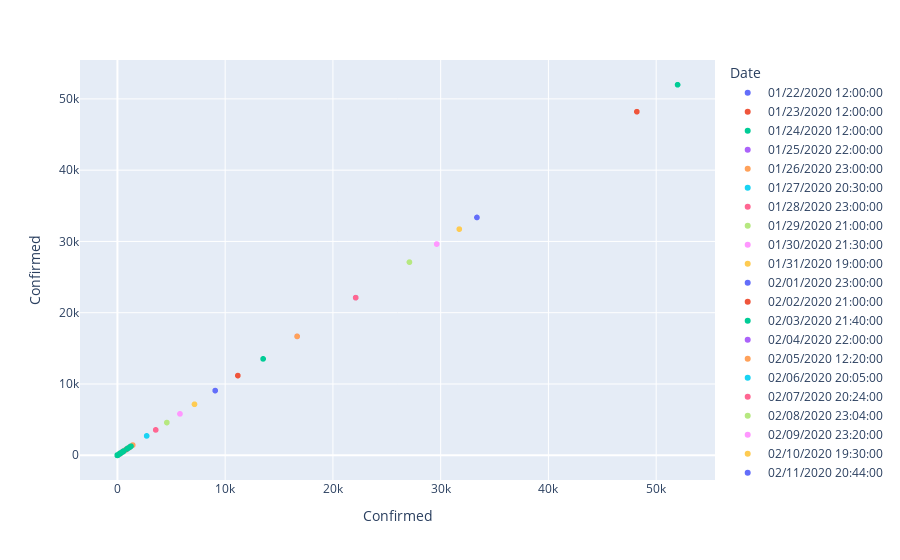

Notebook cell for this chart:
### Code cell
fig = px.scatter_matrix(coronaVirus_df, dimensions=["Confirmed"], color="Date")
fig.show()

### Figure 1 — Plotly figure (JSON) as saved in the notebook; plotly's stock layout.template omitted (floating-point values rounded to 4 significant figures)
{"data": [{"dimensions": [{"axis": {"matches": true}, "label": "Confirmed", "values": [1, 14, 6, 1, 0, 26, 2, 1, 4, 1, 0, 5, 0, 444, 4, 0, 1, 2, 0, 2, 1, 1, 0, 0, 2, 9, 1, 5, 1, 4, 0, 1, 0, 1, 10, 2, 2, 1]}], "hoverlabel": {"namelength": 0}, "hovertemplate": "Date=01/22/2020 12:00:00<br>%{xaxis.title.text}=%{x}<br>%{yaxis.title.text}=%{y}", "legendgroup": "01/22/2020 12:00:00", "marker": {"color": "#636efa", "symbol": "circle"}, "name": "01/22/2020 12:00:00", "showlegend": true, "type": "splom"}, {"dimensions": [{"axis": {"matches": true}, "label": "Confirmed", "values": [9, 22, 9, 5, 2, 32, 5, 3, 5, 1, 2, 5, 2, 444, 9, 0, 5, 7, 1, 3, 2, 1, 0, 3, 6, 16, 1, 8, 1, 4, 0, 1, 2, 2, 27, 1, 3, 1, 1, 0, 0, 2, 0, 0, 0]}], "hoverlabel": {"namelength": 0}, "hovertemplate": "Date=01/23/2020 12:00:00<br>%{xaxis.title.text}=%{x}<br>%{yaxis.title.text}=%{y}", "legendgroup": "01/23/2020 12:00:00", "marker": {"color": "#EF553B", "symbol": "circle"}, "name": "01/23/2020 12:00:00", "showlegend": true, "type": "splom"}, {"dimensions": [{"axis": {"matches": true}, "label": "Confirmed", "values": [549, 53, 43, 36, 27, 24, 23, 20, 18, 15, 15, 15, 10, 9, 9, 8, 8, 5, 5, 4, 4, 3, 3, 3, 2, 2, 2, 2, 2, 2, 1, 1, 0, 1, 1, 2, 5, 2, 3, 2, 2]}], "hoverlabel": {"namelength": 0}, "hovertemplate": "Date=01/24/2020 12:00:00<br>%{xaxis.title.text}=%{x}<br>%{yaxis.title.text}=%{y}", "legendgroup": "01/24/2020 12:00:00", "marker": {"color": "#00cc96", "symbol": "circle"}, "name": "01/24/2020 12:00:00", "showlegend": true, "type": "splom"}, {"dimensions": [{"axis": {"matches": true}, "label": "Confirmed", "values": [1052, 104, 98, 83, 75, 69, 60, 51, 44, 40, 39, 36, 33, 31, 19, 19, 18, 15, 15, 13, 13, 11, 9, 7, 7, 5, 5, 4, 4, 4, 3, 2, 1, 1, 1, 2, 7, 3, 3, 2, 3, 4, 1, 3]}], "hoverlabel": {"namelength": 0}, "hovertemplate": "Date=01/25/2020 22:00:00<br>%{xaxis.title.text}=%{x}<br>%{yaxis.title.text}=%{y}", "legendgroup": "01/25/2020 22:00:00", "marker": {"color": "#ab63fa", "symbol": "circle"}, "name": "01/25/2020 22:00:00", "showlegend": true, "type": "splom"}, {"dimensions": [{"axis": {"matches": true}, "label": "Confirmed", "values": [1423, 146, 128, 128, 110, 100, 70, 69, 68, 63, 53, 48, 47, 46, 35, 23, 22, 22, 21, 19, 18, 14, 14, 13, 11, 8, 7, 6, 6, 5, 4, 4, 4, 1, 1, 2, 1, 4, 8, 3, 4, 2, 3, 4, 1, 4, 1]}], "hoverlabel": {"namelength": 0}, "hovertemplate": "Date=01/26/2020 23:00:00<br>%{xaxis.title.text}=%{x}<br>%{yaxis.title.text}=%{y}", "legendgroup": "01/26/2020 23:00:00", "marker": {"color": "#FFA15A", "symbol": "circle"}, "name": "01/26/2020 23:00:00", "showlegend": true, "type": "splom"}, {"dimensions": [{"axis": {"matches": true}, "label": "Confirmed", "values": [2714, 173, 168, 151, 132, 106, 100, 90, 87, 80, 72, 70, 66, 59, 51, 35, 33, 33, 30, 27, 26, 23, 20, 19, 11, 9, 8, 7, 6, 6, 6, 5, 5, 1, 1, 2, 1, 4, 8, 4, 5, 2, 3, 1, 4, 1, 1, 1, 0, 4, 1, 1]}], "hoverlabel": {"namelength": 0}, "hovertemplate": "Date=01/27/2020 20:30:00<br>%{xaxis.title.text}=%{x}<br>%{yaxis.title.text}=%{y}", "legendgroup": "01/27/2020 20:30:00", "marker": {"color": "#19d3f3", "symbol": "circle"}, "name": "01/27/2020 20:30:00", "showlegend": true, "type": "splom"}, {"dimensions": [{"axis": {"matches": true}, "label": "Confirmed", "values": [3554, 296, 241, 221, 206, 152, 147, 121, 109, 108, 99, 91, 82, 80, 58, 56, 48, 44, 43, 37, 36, 27, 25, 24, 16, 13, 12, 9, 9, 8, 8, 7, 6, 1, 1, 2, 1, 7, 14, 4, 7, 2, 4, 1, 7, 1, 1, 1, 1, 4, 1, 4]}], "hoverlabel": {"namelength": 0}, "hovertemplate": "Date=01/28/2020 23:00:00<br>%{xaxis.title.text}=%{x}<br>%{yaxis.title.text}=%{y}", "legendgroup": "01/28/2020 23:00:00", "marker": {"color": "#FF6692", "symbol": "circle"}, "name": "01/28/2020 23:00:00", "showlegend": true, "type": "splom"}, {"dimensions": [{"axis": {"matches": true}, "label": "Confirmed", "values": [4586, 428, 311, 278, 277, 200, 165, 162, 145, 142, 129, 111, 101, 101, 78, 65, 56, 55, 43, 43, 39, 35, 27, 26, 16, 14, 14, 12, 12, 10, 8, 7, 6, 1, 1, 1, 2, 1, 11, 14, 4, 10, 2, 5, 1, 7, 2, 1, 1, 1, 4, 2, 1, 4, 1, 4]}], "hoverlabel": {"namelength": 0}, "hovertemplate": "Date=01/29/2020 21:00:00<br>%{xaxis.title.text}=%{x}<br>%{yaxis.title.text}=%{y}", "legendgroup": "01/29/2020 21:00:00", "marker": {"color": "#B6E880", "symbol": "circle"}, "name": "01/29/2020 21:00:00", "showlegend": true, "type": "splom"}, {"dimensions": [{"axis": {"matches": true}, "label": "Confirmed", "values": [5806, 537, 393, 352, 332, 240, 237, 206, 178, 177, 168, 128, 121, 101, 87, 82, 76, 87, 59, 50, 45, 39, 32, 29, 21, 20, 17, 15, 14, 12, 9, 8, 7, 1, 1, 2, 2, 1, 11, 14, 6, 10, 2, 5, 1, 8, 2, 1, 1, 1, 4, 2, 3, 4, 1, 4, 1, 1, 2]}], "hoverlabel": {"namelength": 0}, "hovertemplate": "Date=01/30/2020 21:30:00<br>%{xaxis.title.text}=%{x}<br>%{yaxis.title.text}=%{y}", "legendgroup": "01/30/2020 21:30:00", "marker": {"color": "#FF97FF", "symbol": "circle"}, "name": "01/30/2020 21:30:00", "showlegend": true, "type": "splom"}, {"dimensions": [{"axis": {"matches": true}, "label": "Confirmed", "values": [7153, 537, 436, 352, 332, 240, 238, 237, 184, 177, 168, 153, 139, 120, 96, 88, 87, 83, 60, 59, 58, 47, 35, 32, 29, 21, 20, 17, 14, 13, 10, 8, 7, 1, 1, 2, 3, 1, 17, 19, 11, 16, 2, 6, 1, 8, 2, 1, 1, 1, 4, 2, 3, 7, 1, 4, 1, 1, 2, 1, 2, 1, 2]}], "hoverlabel": {"namelength": 0}, "hovertemplate": "Date=01/31/2020 19:00:00<br>%{xaxis.title.text}=%{x}<br>%{yaxis.title.text}=%{y}", "legendgroup": "01/31/2020 19:00:00", "marker": {"color": "#FECB52", "symbol": "circle"}, "name": "01/31/2020 19:00:00", "showlegend": true, "type": "splom"}, {"dimensions": [{"axis": {"matches": true}, "label": "Confirmed", "values": [9074, 661, 604, 493, 463, 340, 333, 262, 236, 231, 225, 183, 177, 159, 116, 111, 104, 95, 93, 64, 63, 56, 45, 40, 38, 28, 27, 23, 21, 20, 19, 18, 15, 14, 10, 9, 8, 8, 7, 6, 6, 4, 4, 4, 2, 3, 2, 2, 2, 2, 2, 2, 1, 1, 1, 1, 1, 1, 1, 1, 1, 1, 1, 1, 1, 1, 1]}], "hoverlabel": {"namelength": 0}, "hovertemplate": "Date=02/01/2020 23:00:00<br>%{xaxis.title.text}=%{x}<br>%{yaxis.title.text}=%{y}", "legendgroup": "02/01/2020 23:00:00", "marker": {"color": "#636efa", "symbol": "circle"}, "name": "02/01/2020 23:00:00", "showlegend": true, "type": "splom"}, {"dimensions": [{"axis": {"matches": true}, "label": "Confirmed", "values": [11177, 724, 683, 566, 521, 408, 391, 300, 271, 254, 246, 193, 191, 159, 127, 116, 113, 105, 95, 71, 70, 66, 51, 48, 46, 31, 28, 27, 24, 20, 19, 18, 15, 15, 11, 10, 10, 8, 8, 6, 6, 5, 4, 4, 3, 2, 2, 2, 2, 2, 2, 2, 2, 2, 1, 1, 1, 1, 1, 1, 1, 1, 1, 1, 1, 1, 1]}], "hoverlabel": {"namelength": 0}, "hovertemplate": "Date=02/02/2020 21:00:00<br>%{xaxis.title.text}=%{x}<br>%{yaxis.title.text}=%{y}", "legendgroup": "02/02/2020 21:00:00", "marker": {"color": "#EF553B", "symbol": "circle"}, "name": "02/02/2020 21:00:00", "showlegend": true, "type": "splom"}, {"dimensions": [{"axis": {"matches": true}, "label": "Confirmed", "values": [13522, 829, 797, 675, 593, 480, 476, 337, 308, 282, 270, 212, 208, 179, 155, 142, 139, 126, 117, 79, 74, 74, 60, 56, 55, 42, 34, 34, 29, 20, 19, 18, 15, 15, 15, 12, 10, 8, 8, 8, 6, 5, 4, 4, 3, 2, 2, 2, 2, 2, 2, 2, 2, 2, 2, 1, 1, 1, 1, 1, 1, 1, 1, 1, 1, 1, 1, 1, 1]}], "hoverlabel": {"namelength": 0}, "hovertemplate": "Date=02/03/2020 21:40:00<br>%{xaxis.title.text}=%{x}<br>%{yaxis.title.text}=%{y}", "legendgroup": "02/03/2020 21:40:00", "marker": {"color": "#00cc96", "symbol": "circle"}, "name": "02/03/2020 21:40:00", "showlegend": true, "type": "splom"}, {"dimensions": [{"axis": {"matches": true}, "label": "Confirmed", "values": [16678, 895, 870, 764, 661, 548, 530, 366, 341, 301, 298, 233, 228, 194, 190, 165, 150, 135, 122, 91, 81, 81, 67, 64, 57, 54, 42, 34, 32, 25, 24, 22, 18, 17, 16, 12, 11, 10, 10, 8, 6, 5, 4, 4, 3, 3, 2, 2, 2, 2, 2, 2, 2, 2, 2, 1, 1, 1, 1, 1, 1, 1, 1, 1, 1, 1, 1, 1, 1, 1]}], "hoverlabel": {"namelength": 0}, "hovertemplate": "Date=02/04/2020 22:00:00<br>%{xaxis.title.text}=%{x}<br>%{yaxis.title.text}=%{y}", "legendgroup": "02/04/2020 22:00:00", "marker": {"color": "#ab63fa", "symbol": "circle"}, "name": "02/04/2020 22:00:00", "showlegend": true, "type": "splom"}, {"dimensions": [{"axis": {"matches": true}, "label": "Confirmed", "values": [16678, 895, 895, 764, 661, 548, 530, 376, 341, 307, 301, 253, 243, 205, 190, 165, 150, 135, 124, 99, 89, 81, 69, 64, 62, 54, 42, 34, 32, 28, 25, 22, 21, 19, 17, 12, 12, 11, 10, 8, 6, 5, 4, 4, 3, 3, 2, 2, 2, 2, 2, 2, 2, 2, 2, 1, 1, 1, 1, 1, 1, 1, 1, 1, 1, 1, 1, 1, 1, 1]}], "hoverlabel": {"namelength": 0}, "hovertemplate": "Date=02/05/2020 12:20:00<br>%{xaxis.title.text}=%{x}<br>%{yaxis.title.text}=%{y}", "legendgroup": "02/05/2020 12:20:00", "marker": {"color": "#FFA15A", "symbol": "circle"}, "name": "02/05/2020 12:20:00", "showlegend": true, "type": "splom"}, {"dimensions": [{"axis": {"matches": true}, "label": "Confirmed", "values": [22112, 970, 954, 851, 711, 600, 591, 400, 373, 347, 321, 274, 257, 227, 215, 173, 168, 157, 133, 106, 96, 94, 78, 71, 62, 59, 46, 45, 40, 36, 28, 25, 24, 23, 18, 16, 12, 12, 10, 10, 6, 5, 4, 4, 4, 3, 2, 2, 2, 2, 2, 2, 2, 2, 2, 2, 1, 1, 1, 1, 1, 1, 1, 1, 1, 1, 1, 1, 1, 1, 1]}], "hoverlabel": {"namelength": 0}, "hovertemplate": "Date=02/06/2020 20:05:00<br>%{xaxis.title.text}=%{x}<br>%{yaxis.title.text}=%{y}", "legendgroup": "02/06/2020 20:05:00", "marker": {"color": "#19d3f3", "symbol": "circle"}, "name": "02/06/2020 20:05:00", "showlegend": true, "type": "splom"}, {"dimensions": [{"axis": {"matches": true}, "label": "Confirmed", "values": [22112, 1034, 1006, 914, 772, 665, 661, 415, 408, 386, 344, 297, 277, 277, 224, 184, 172, 172, 138, 117, 99, 96, 81, 81, 67, 65, 61, 50, 43, 39, 30, 25, 25, 25, 24, 18, 16, 13, 12, 10, 10, 6, 5, 5, 4, 4, 4, 3, 3, 3, 3, 2, 2, 2, 2, 2, 2, 1, 1, 1, 1, 1, 1, 1, 1, 1, 1, 1, 1, 1, 1, 1]}], "hoverlabel": {"namelength": 0}, "hovertemplate": "Date=02/07/2020 20:24:00<br>%{xaxis.title.text}=%{x}<br>%{yaxis.title.text}=%{y}", "legendgroup": "02/07/2020 20:24:00", "marker": {"color": "#FF6692", "symbol": "circle"}, "name": "02/07/2020 20:24:00", "showlegend": true, "type": "splom"}, {"dimensions": [{"axis": {"matches": true}, "label": "Confirmed", "values": [27100, 1120, 1075, 1033, 838, 779, 740, 468, 446, 435, 386, 326, 307, 292, 250, 208, 206, 195, 140, 128, 115, 105, 96, 90, 79, 78, 61, 54, 45, 45, 40, 32, 26, 25, 25, 18, 17, 16, 13, 13, 11, 10, 7, 5, 4, 4, 4, 3, 3, 3, 3, 2, 2, 2, 2, 2, 2, 1, 1, 1, 1, 1, 1, 1, 1, 1, 1, 1, 1, 1, 1, 1]}], "hoverlabel": {"namelength": 0}, "hovertemplate": "Date=02/08/2020 23:04:00<br>%{xaxis.title.text}=%{x}<br>%{yaxis.title.text}=%{y}", "legendgroup": "02/08/2020 23:04:00", "marker": {"color": "#B6E880", "symbol": "circle"}, "name": "02/08/2020 23:04:00", "showlegend": true, "type": "splom"}, {"dimensions": [{"axis": {"matches": true}, "label": "Confirmed", "values": [29631, 1151, 1092, 1073, 879, 830, 771, 492, 468, 459, 405, 337, 331, 295, 261, 218, 213, 210, 141, 136, 119, 109, 107, 94, 83, 80, 64, 58, 49, 49, 43, 36, 32, 27, 26, 18, 18, 18, 14, 14, 11, 10, 7, 5, 4, 4, 4, 3, 3, 3, 3, 2, 2, 2, 2, 2, 2, 2, 1, 1, 1, 1, 1, 1, 1, 1, 1, 1, 1, 1, 1, 1]}], "hoverlabel": {"namelength": 0}, "hovertemplate": "Date=02/09/2020 23:20:00<br>%{xaxis.title.text}=%{x}<br>%{yaxis.title.text}=%{y}", "legendgroup": "02/09/2020 23:20:00", "marker": {"color": "#FF97FF", "symbol": "circle"}, "name": "02/09/2020 23:20:00", "showlegend": true, "type": "splom"}, {"dimensions": [{"axis": {"matches": true}, "label": "Confirmed", "values": [31728, 1159, 1092, 1073, 879, 830, 771, 492, 486, 466, 405, 337, 331, 299, 261, 218, 213, 210, 149, 138, 135, 119, 109, 108, 95, 86, 81, 58, 49, 49, 45, 38, 32, 27, 26, 18, 18, 18, 14, 14, 11, 10, 8, 8, 5, 4, 4, 4, 3, 3, 3, 2, 2, 2, 2, 2, 2, 2, 1, 1, 1, 1, 1, 1, 1, 1, 1, 1, 1, 1, 1, 1]}], "hoverlabel": {"namelength": 0}, "hovertemplate": "Date=02/10/2020 19:30:00<br>%{xaxis.title.text}=%{x}<br>%{yaxis.title.text}=%{y}", "legendgroup": "02/10/2020 19:30:00", "marker": {"color": "#FECB52", "symbol": "circle"}, "name": "02/10/2020 19:30:00", "showlegend": true, "type": "splom"}, {"dimensions": [{"axis": {"matches": true}, "label": "Confirmed", "values": [33366, 1219, 1135, 1131, 946, 889, 844, 543, 505, 497, 436, 378, 342, 306, 272, 251, 222, 219, 154, 151, 135, 131, 124, 116, 106, 86, 83, 59, 58, 53, 49, 47, 33, 28, 26, 18, 18, 18, 16, 15, 11, 10, 8, 8, 5, 4, 4, 4, 3, 3, 3, 2, 2, 2, 2, 2, 2, 2, 1, 1, 1, 1, 1, 1, 1, 1, 1, 1, 1, 1, 1, 1, 1]}], "hoverlabel": {"namelength": 0}, "hovertemplate": "Date=02/11/2020 20:44:00<br>%{xaxis.title.text}=%{x}<br>%{yaxis.title.text}=%{y}", "legendgroup": "02/11/2020 20:44:00", "marker": {"color": "#636efa", "symbol": "circle"}, "name": "02/11/2020 20:44:00", "showlegend": true, "type": "splom"}, {"dimensions": [{"axis": {"matches": true}, "label": "Confirmed", "values": [48206, 1241, 1169, 1145, 968, 910, 872, 570, 518, 506, 451, 395, 366, 313, 279, 265, 229, 222, 175, 157, 155, 135, 126, 116, 113, 87, 84, 64, 63, 61, 50, 50, 33, 28, 28, 18, 18, 18, 16, 15, 11, 10, 9, 8, 5, 4, 4, 4, 3, 3, 3, 2, 2, 2, 2, 2, 2, 2, 1, 1, 1, 1, 1, 1, 1, 1, 1, 1, 1, 1, 1, 1, 1]}], "hoverlabel": {"namelength": 0}, "hovertemplate": "Date=02/12/2020 22:00:00<br>%{xaxis.title.text}=%{x}<br>%{yaxis.title.text}=%{y}", "legendgroup": "02/12/2020 22:00:00", "marker": {"color": "#EF553B", "symbol": "circle"}, "name": "02/12/2020 22:00:00", "showlegend": true, "type": "splom"}, {"dimensions": [{"axis": {"matches": true}, "label": "Confirmed", "values": [51986, 1261, 1184, 1155, 988, 934, 900, 593, 529, 519, 463, 418, 366, 318, 283, 281, 229, 226, 218, 158, 156, 140, 126, 119, 117, 90, 86, 67, 65, 65, 58, 53, 33, 28, 28, 19, 18, 18, 16, 16, 11, 10, 9, 8, 5, 4, 4, 4, 3, 3, 3, 2, 2, 2, 2, 2, 2, 2, 2, 1, 1, 1, 1, 1, 1, 1, 1, 1, 1, 1, 1, 1, 1, 1]}], "hoverlabel": {"namelength": 0}, "hovertemplate": "Date=02/13/2020 21:15:00<br>%{xaxis.title.text}=%{x}<br>%{yaxis.title.text}=%{y}", "legendgroup": "02/13/2020 21:15:00", "marker": {"color": "#00cc96", "symbol": "circle"}, "name": "02/13/2020 21:15:00", "showlegend": true, "type": "splom"}], "layout": {"dragmode": "select", "legend": {"title": {"text": "Date"}, "tracegroupgap": 0}, "margin": {"t": 60}}}
